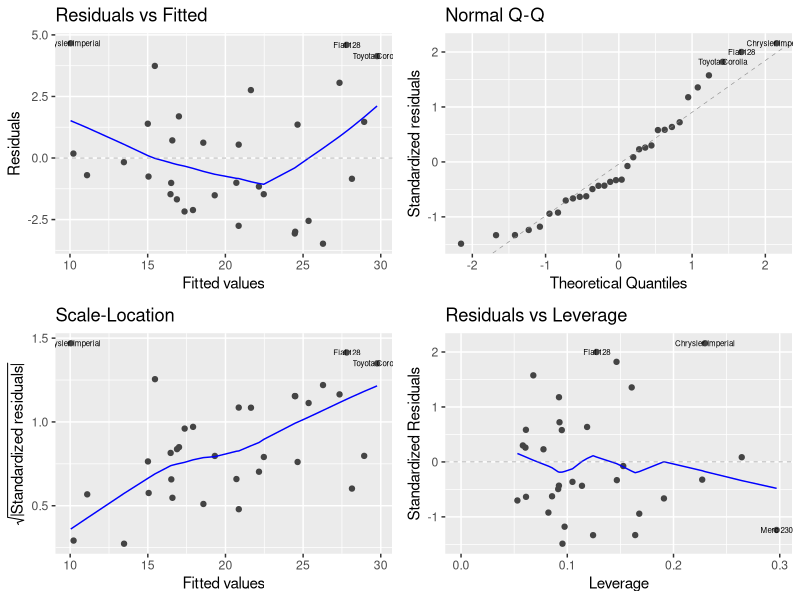
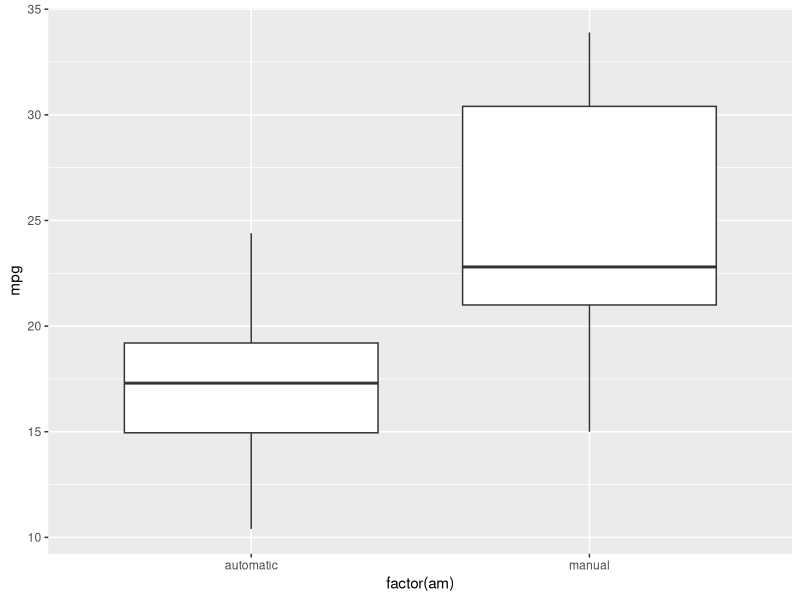
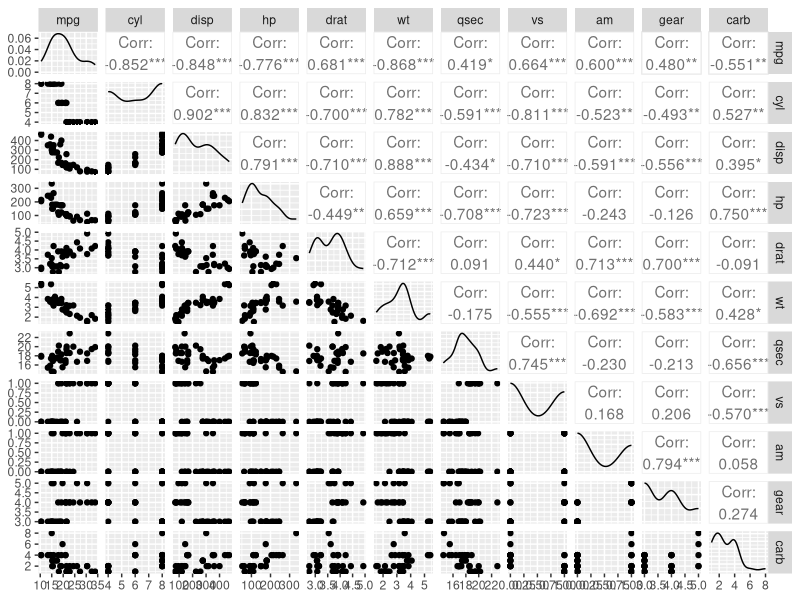

The R source for these figures, in order:
## ---- chunk 1
data(mtcars)
mtcars2 <- mtcars
fit1 <- lm(mpg ~ am, data = mtcars2)
summary(fit1)$coef

# inferential statistics for beta1. H0 hypothesis: beta1 = 0, H1: beta1 != 0
beta1_e <- summary(fit1)$coef[2,1]
beta1_sd <- summary(fit1)$coef[2,2]
n <- length(mtcars2$mpg)
pt(beta1_e/beta1_sd, df = n - 2, lower.tail = FALSE) # probability of t-dist
# The probability is less than 5%, and we reject H0 hypothesis in favor of H1.
# So there is significant difference of MPG exerted by beta1 at alpha of 0.05
## ---- chunk 2
library(stats)
fitall <- lm(mpg ~ ., data = mtcars2)
bestfit <- step(fitall, direction = "both", trace = FALSE)
summary(bestfit)
## ---- chunk 3
anova(fit1, bestfit)
## ---- chunk 4
library(ggfortify) #install.packages("ggfortify")
autoplot(bestfit, label.size = 2)
## ---- chunk 5
?mtcars # check the variables (0 = automatic, 1 = manual)
str(mtcars2)
# check the mean and sd
mean_sd <- rbind(tapply(mtcars2$mpg, mtcars2$am, mean), tapply(mtcars2$mpg, mtcars2$am, sd))
colnames(mean_sd) <- c("automatic", "manual")
rownames(mean_sd) <- c("mean", "sd")
mean_sd
# boxplot the mpg by each transmission way
library(ggplot2)
mtcars2 <- mtcars
ggplot(data = mtcars2, aes(x = factor(am), y = mpg)) +
    geom_boxplot() +
    scale_x_discrete(labels = c("automatic", "manual"))
## ---- chunk 6
cor(mtcars2)
# It seems each variable has stroing correlation with mpg
library(GGally)
ggpairs(mtcars2)
